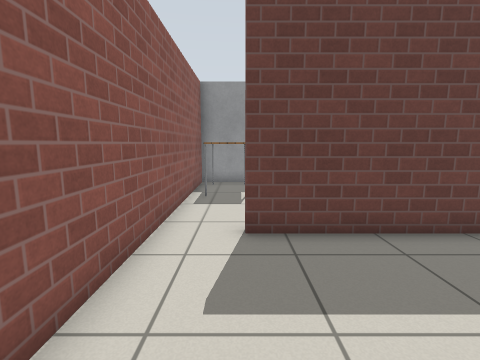
View 1 (above)

16 first-person views from a walk through a world built for the Gazebo simulator. The camera is 1 m above the floor, tilts 8° down and sees 85° across. The floor is counted in squares, 0.5 m on a side. Each view is taken from the middle of a square. On the plan, view 1 faces up. The plan holds only what a view shows up to about 16 squares ahead; the rest is blank. Simple patterns stand in for the simulator's built-in surfaces.

View 2
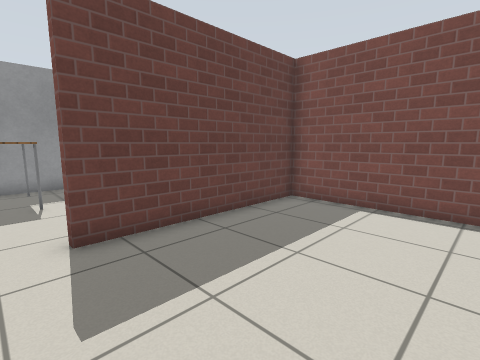

View 3
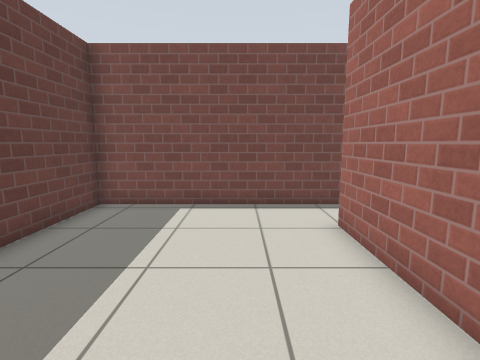

View 4
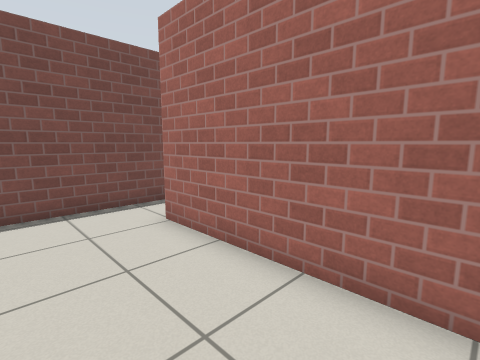

View 5
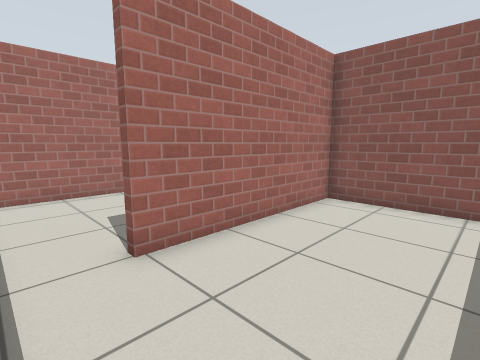

View 6
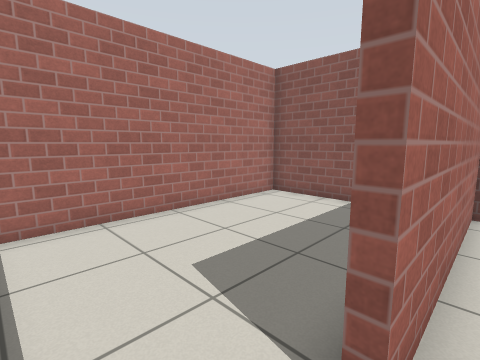

View 7
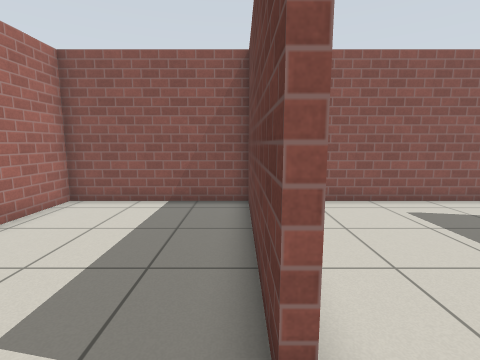

View 8
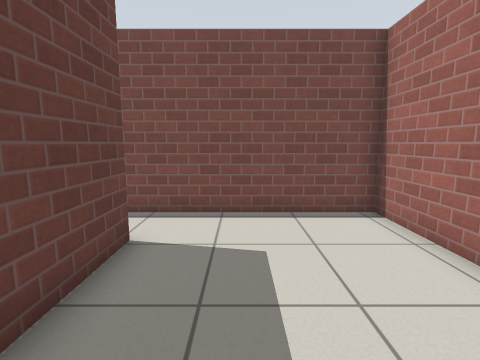

View 9
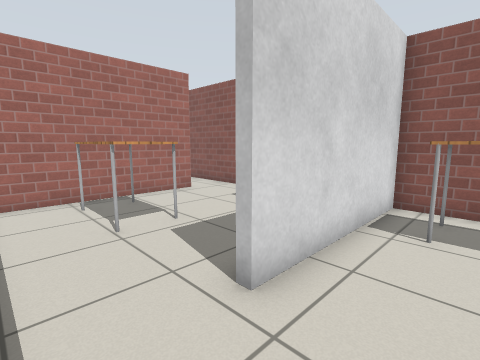

View 10
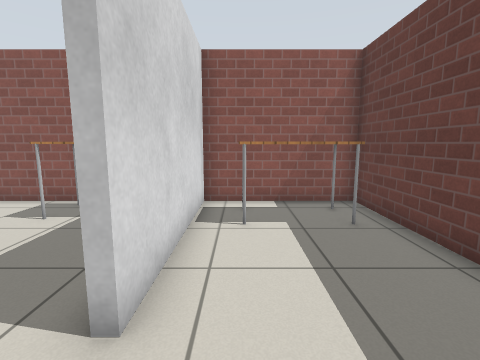

View 11
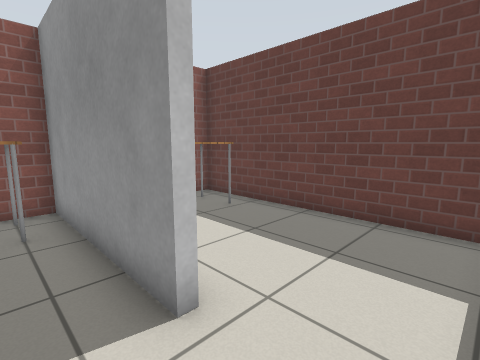

View 12
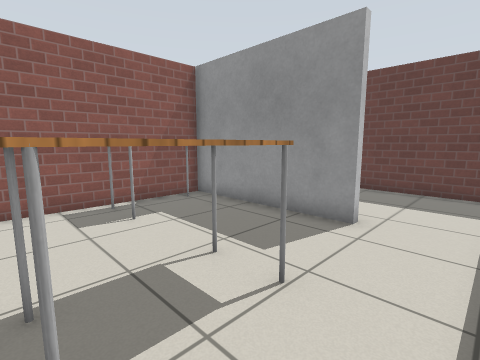

View 13
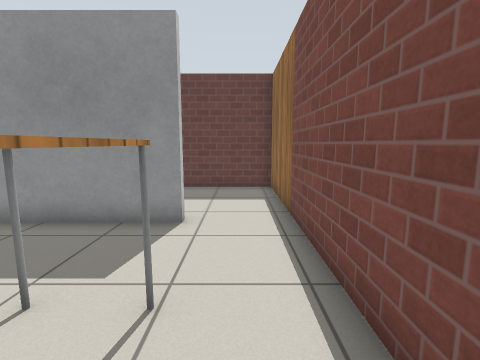

View 14
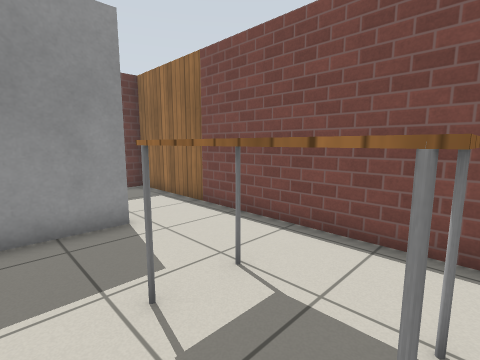

View 15
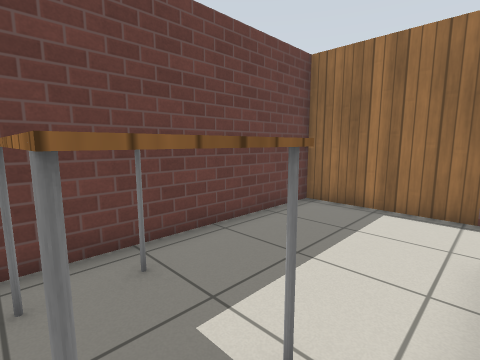

View 16
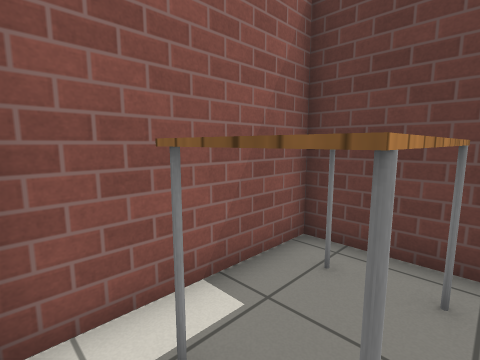

### Floor plan
Ten units are one square. View 1 is at (0, 0); x grows to the right and y downward. Boxes are objects, and circles mark ways between rooms. Rooms are numbered by the first view taken in them; rooms with no view inside come last. Other rooms are left out.
<svg viewBox="-25 -195 104 279">
<path fill="none" stroke="#000" d="M74 14 74 -56 1 -56 1 -59M-20 -65 -20 14 53 14M53 17 -20 17 -20 79 74 79 74 14M5 -138 45 -138 45 -134 4 -134M-20 -134 -20 -65M74 -70 74 -190 -20 -190 -20 -138M1 -59 67 -59"/>
<rect x="-15" y="-135" width="20" height="40" fill="#bbb"><title>table</title></rect>
<rect x="-15" y="-185" width="20" height="40" fill="#bbb"><title>table</title></rect>
<rect x="35" y="-105" width="20" height="40" fill="#bbb"><title>table</title></rect>
<circle cx="65" cy="20" r="3" fill="#2a7"/>
<circle cx="-5" cy="-60" r="3" fill="#2a7"/>
<text x="30" y="-20">1</text>
<text x="30" y="50">2</text>
<text x="30" y="-120">3</text>
</svg>
Room 1 opens to room 2. Room 1 opens to room 3.

Where each view was taken, in squares from view 1:
view 1: 0 up, 0 right, facing up
view 2: 0 up, 1 left, facing up-right
view 3: 1 up, 1 left, facing right
view 4: 2 up, 1 left, facing down-right
view 5: 3 up, 7 right, facing down-left
view 6: 1 down, 7 right, facing down-left
view 7: 2 down, 7 right, facing left
view 8: 4 down, 0 right, facing right
view 9: 16 up, 7 right, facing down-left
view 10: 15 up, 7 right, facing left
view 11: 12 up, 7 right, facing up-left
view 12: 7 up, 7 right, facing up-left
view 13: 7 up, 6 right, facing up
view 14: 7 up, 2 right, facing up-right
view 15: 14 up, 1 left, facing up-right
view 16: 14 up, 1 right, facing up-left
